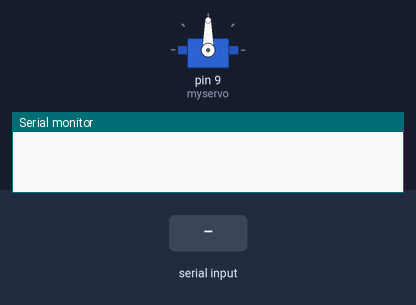
This sketch was run on a simulated Arduino Uno, built with avr-gcc and run on an emulated ATmega328P. Shown: servo, the last lines printed to the serial monitor. The inputs (shaded band) are chosen by the test bench.

Above: at 1.2 s.
1.3 s: "1" received over Serial
At 2.6 s:
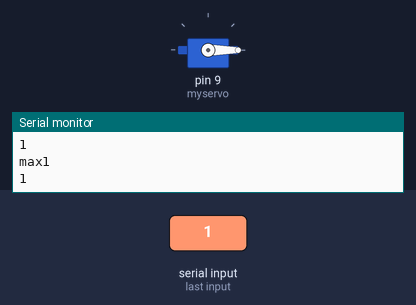
3.8 s: "90,45\n" received over Serial
Timing chart, 0 to 6.8 s (numbered marks = the images above; inputs shaded):
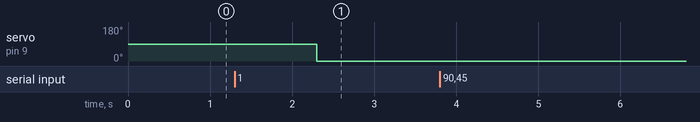

Measured:
- after the input at 1.3 s, servo on pin 9 (myservo): 90° → 0° after 1.0 s

The sketch:

arduino_python.ino
```cpp
String mydata;

#include <Servo.h>

Servo myservo;
int pos = 0;    // variable to store the servo position

void setup() {
  // put your setup code here, to run once:
Serial.begin(9600);
myservo.attach(9);  // attaches the servo on pin 9 to the servo object

}

void loop() {
  // put your main code here, to run repeatedly:
while(Serial.available()==0){
  mydata = Serial.readString();

  Serial.println(mydata);
  if (mydata[0]=='1'){
    Serial.println(mydata[0]);

      Serial.println("max1");
      Serial.println(mydata);
      mydata.remove(0,1);
      Serial.println(mydata);
      pos = mydata.toInt();

      myservo.write(pos);              // tell servo to go to position in variable 'pos'

    }

}
}
```
